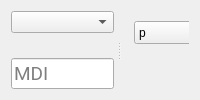
        <widget class="QWidget" name="tab_2">
         <attribute name="title">
          <string>Main</string>
         </attribute>
         <layout class="QHBoxLayout" name="horizontalLayout">
          <item>
           <widget class="QSplitter" name="splitter">
            <property name="focusPolicy">
             <enum>Qt::NoFocus</enum>
            </property>
            <property name="lineWidth">
             <number>2</number>
            </property>
            <property name="orientation">
             <enum>Qt::Horizontal</enum>
            </property>
            <property name="handleWidth">
             <number>10</number>
            </property>
            <widget class="QWidget" name="verticalLayoutWidget">
             <property name="focusPolicy">
              <enum>Qt::NoFocus</enum>
             </property>
             <layout class="QVBoxLayout" name="verticalLayout_2">
              <item>
               <widget class="RecentFileComboBox" name="recentfilecombobox">
                <property name="minimumSize">
                 <size>
                  <width>0</width>
                  <height>0</height>
                 </size>
                </property>
                <property name="focusPolicy">
                 <enum>Qt::NoFocus</enum>
                </property>
               </widget>
              </item>
              <item>
               <widget class="GcodeEditor" name="gcodeeditor">
                <property name="focusPolicy">
                 <enum>Qt::NoFocus</enum>
                </property>
               </widget>
              </item>
              <item>
               <widget class="MDIEntry" name="entry">
                <property name="font">
                 <font>
                  <family>Roboto</family>
                  <pointsize>14</pointsize>
                 </font>
                </property>
                <property name="focusPolicy">
                 <enum>Qt::ClickFocus</enum>
                </property>
                <property name="placeholderText">
                 <string>MDI</string>
                </property>
               </widget>
              </item>
             </layout>
            </widget>
            <widget class="GcodeBackplot" name="gcodebackplot">
             <property name="sizePolicy">
              <sizepolicy hsizetype="Expanding" vsizetype="Expanding">
               <horstretch>0</horstretch>
               <verstretch>0</verstretch>
              </sizepolicy>
             </property>
             <property name="focusPolicy">
              <enum>Qt::NoFocus</enum>
             </property>
             <property name="renderProgramAlpha" stdset="0">
              <bool>true</bool>
             </property>
             <property name="backgroundColor">
              <color>
               <red>46</red>
               <green>52</green>
               <blue>54</blue>
              </color>
             </property>
             <widget class="QComboBox" name="comboBox">
              <property name="geometry">
               <rect>
                <x>10</x>
                <y>10</y>
                <width>79</width>
                <height>23</height>
               </rect>
              </property>
              <item>
               <property name="text">
                <string>p</string>
               </property>
              </item>
              <item>
               <property name="text">
                <string>x</string>
               </property>
              </item>
              <item>
               <property name="text">
                <string>y</string>
               </property>
              </item>
              <item>
               <property name="text">
                <string>z</string>
               </property>
              </item>
              <item>
               <property name="text">
                <string>z2</string>
               </property>
              </item>
             </widget>
            </widget>
           </widget>
          </item>
         </layout>
        </widget>
